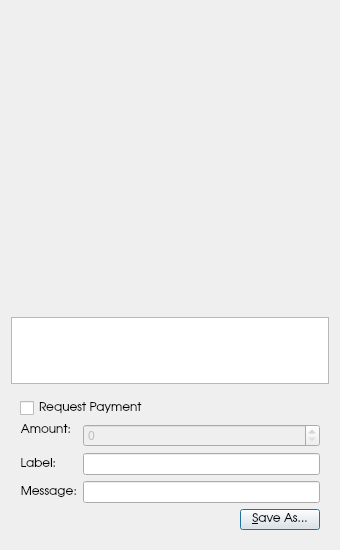
<?xml version="1.0" encoding="UTF-8"?>
<ui version="4.0">
 <class>QRCodeDialog</class>
 <widget class="QDialog" name="QRCodeDialog">
  <property name="geometry">
   <rect>
    <x>0</x>
    <y>0</y>
    <width>340</width>
    <height>550</height>
   </rect>
  </property>
  <property name="windowTitle">
   <string>QR Code Dialog</string>
  </property>
  <layout class="QVBoxLayout" name="verticalLayout_3">
   <item>
    <widget class="QLabel" name="lblQRCode">
     <property name="sizePolicy">
      <sizepolicy hsizetype="Expanding" vsizetype="Expanding">
       <horstretch>0</horstretch>
       <verstretch>0</verstretch>
      </sizepolicy>
     </property>
     <property name="minimumSize">
      <size>
       <width>300</width>
       <height>300</height>
      </size>
     </property>
     <property name="textFormat">
      <enum>Qt::PlainText</enum>
     </property>
     <property name="alignment">
      <set>Qt::AlignCenter</set>
     </property>
     <property name="wordWrap">
      <bool>true</bool>
     </property>
    </widget>
   </item>
   <item>
    <widget class="QPlainTextEdit" name="outUri">
     <property name="sizePolicy">
      <sizepolicy hsizetype="Expanding" vsizetype="Minimum">
       <horstretch>0</horstretch>
       <verstretch>0</verstretch>
      </sizepolicy>
     </property>
     <property name="minimumSize">
      <size>
       <width>0</width>
       <height>50</height>
      </size>
     </property>
     <property name="tabChangesFocus">
      <bool>true</bool>
     </property>
     <property name="textInteractionFlags">
      <set>Qt::TextSelectableByKeyboard|Qt::TextSelectableByMouse</set>
     </property>
    </widget>
   </item>
   <item>
    <widget class="QWidget" name="widget" native="true">
     <layout class="QVBoxLayout" name="verticalLayout_2">
      <item>
       <widget class="QCheckBox" name="chkReqPayment">
        <property name="enabled">
         <bool>true</bool>
        </property>
        <property name="font">
         <font>
          <family>URW Gothic L</family>
         </font>
        </property>
        <property name="text">
         <string>Request Payment</string>
        </property>
       </widget>
      </item>
      <item>
       <layout class="QFormLayout" name="formLayout">
        <property name="fieldGrowthPolicy">
         <enum>QFormLayout::AllNonFixedFieldsGrow</enum>
        </property>
        <item row="1" column="0">
         <widget class="QLabel" name="lblLabel">
          <property name="font">
           <font>
            <family>URW Gothic L</family>
           </font>
          </property>
          <property name="text">
           <string>Label:</string>
          </property>
          <property name="textFormat">
           <enum>Qt::PlainText</enum>
          </property>
          <property name="alignment">
           <set>Qt::AlignRight|Qt::AlignTrailing|Qt::AlignVCenter</set>
          </property>
          <property name="buddy">
           <cstring>lnLabel</cstring>
          </property>
         </widget>
        </item>
        <item row="1" column="1">
         <widget class="QLineEdit" name="lnLabel"/>
        </item>
        <item row="2" column="0">
         <widget class="QLabel" name="lblMessage">
          <property name="font">
           <font>
            <family>URW Gothic L</family>
           </font>
          </property>
          <property name="text">
           <string>Message:</string>
          </property>
          <property name="textFormat">
           <enum>Qt::PlainText</enum>
          </property>
          <property name="alignment">
           <set>Qt::AlignRight|Qt::AlignTrailing|Qt::AlignVCenter</set>
          </property>
          <property name="buddy">
           <cstring>lnMessage</cstring>
          </property>
         </widget>
        </item>
        <item row="2" column="1">
         <widget class="QLineEdit" name="lnMessage"/>
        </item>
        <item row="0" column="0">
         <widget class="QLabel" name="lblAmount">
          <property name="sizePolicy">
           <sizepolicy hsizetype="Preferred" vsizetype="Maximum">
            <horstretch>0</horstretch>
            <verstretch>0</verstretch>
           </sizepolicy>
          </property>
          <property name="font">
           <font>
            <family>URW Gothic L</family>
           </font>
          </property>
          <property name="text">
           <string>Amount:</string>
          </property>
          <property name="textFormat">
           <enum>Qt::PlainText</enum>
          </property>
          <property name="alignment">
           <set>Qt::AlignRight|Qt::AlignTrailing|Qt::AlignVCenter</set>
          </property>
          <property name="buddy">
           <cstring>lnReqAmount</cstring>
          </property>
         </widget>
        </item>
        <item row="0" column="1">
         <widget class="catscoinAmountField" name="lnReqAmount">
          <property name="enabled">
           <bool>false</bool>
          </property>
          <property name="minimumSize">
           <size>
            <width>80</width>
            <height>0</height>
           </size>
          </property>
         </widget>
        </item>
       </layout>
      </item>
      <item>
       <layout class="QHBoxLayout" name="horizontalLayout">
        <item>
         <spacer name="horizontalSpacer">
          <property name="orientation">
           <enum>Qt::Horizontal</enum>
          </property>
          <property name="sizeHint" stdset="0">
           <size>
            <width>40</width>
            <height>20</height>
           </size>
          </property>
         </spacer>
        </item>
        <item>
         <widget class="QPushButton" name="btnSaveAs">
          <property name="font">
           <font>
            <family>URW Gothic L</family>
           </font>
          </property>
          <property name="text">
           <string>&amp;Save As...</string>
          </property>
         </widget>
        </item>
       </layout>
      </item>
     </layout>
    </widget>
   </item>
  </layout>
 </widget>
 <customwidgets>
  <customwidget>
   <class>catscoinAmountField</class>
   <extends>QSpinBox</extends>
   <header>catscoinamountfield.h</header>
  </customwidget>
 </customwidgets>
 <resources/>
 <connections>
  <connection>
   <sender>chkReqPayment</sender>
   <signal>clicked(bool)</signal>
   <receiver>lnReqAmount</receiver>
   <slot>setEnabled(bool)</slot>
   <hints>
    <hint type="sourcelabel">
     <x>92</x>
     <y>285</y>
    </hint>
    <hint type="destinationlabel">
     <x>98</x>
     <y>311</y>
    </hint>
   </hints>
  </connection>
 </connections>
</ui>
